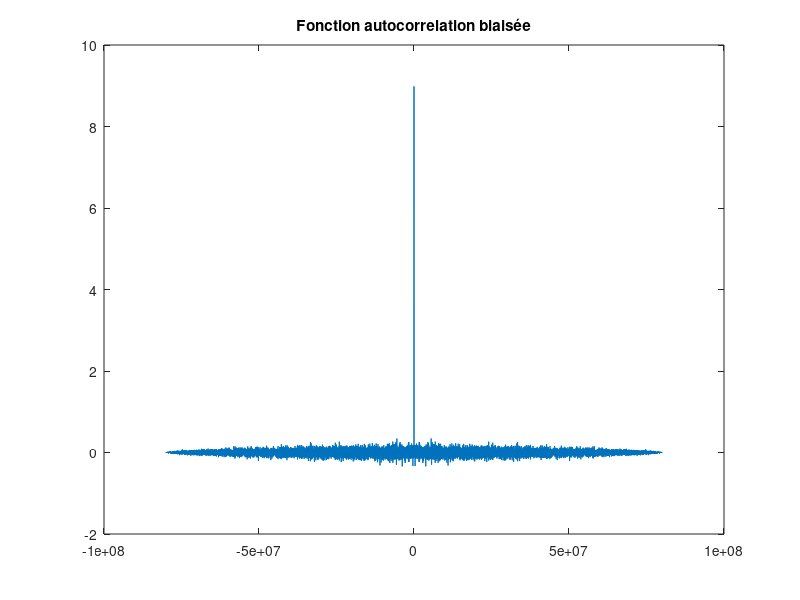
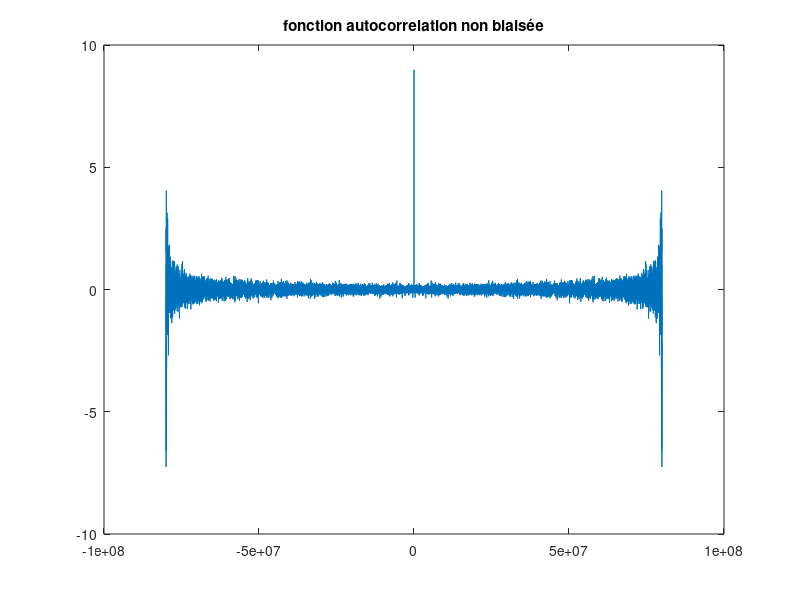

Write MATLAB code to recreate these figures, in order. (Note: this script raises an error after producing the figures.)
%% Projet TS224
%% Initialisation
clc
clear
close all
%% Constantes
n=10000;
Fe=8000;
time_axis=0:1/Fe:(1/Fe)*n-1/Fe;
freq_axis=-Fe*n+Fe:Fe:Fe*n-Fe;

%% 2.2

variance=3; % sigma
bruit = variance*randn(1,n);

% Fonction d'autocorrelation theorique
R_bruit=cat(2,zeros(1,n-1),ones(1,1));
R_bruit=cat(2,R_bruit,zeros(1,n-1))*variance^2;

% Calcul de la fonction d'autocorrélation
[c_biased, lags] = xcorr(bruit,'biased');
[c_unbiased, lags] = xcorr(bruit,'unbiased');

figure,plot(freq_axis,c_biased);
title("Fonction autocorrelation biaisée");

figure,plot(freq_axis,c_unbiased)

title("fonction autocorrelation non biaisée");

% Calcul du spectre de puissance
DSP_bruit = fftshift(abs(fft(c_biased, 2*n))); % avec le theoreme de wiener-khintchine 
DPS_bruit=Mon_Welch(bruit,n/100,Fe,n/100-1);% avec periodogramme welsh

figure,semilogy(DPS_bruit)
title("DPS du bruit")

freq_axis=-Fe*n+Fe:Fe:Fe*n;
figure,hold on
plot(freq_axis,DSP_bruit)
plot(freq_axis,ones(1,length(DSP_bruit))*variance^2,Color="red")
title("Comparaison entre la dsp theorique et pratique")
legend('pratique','theorique')


